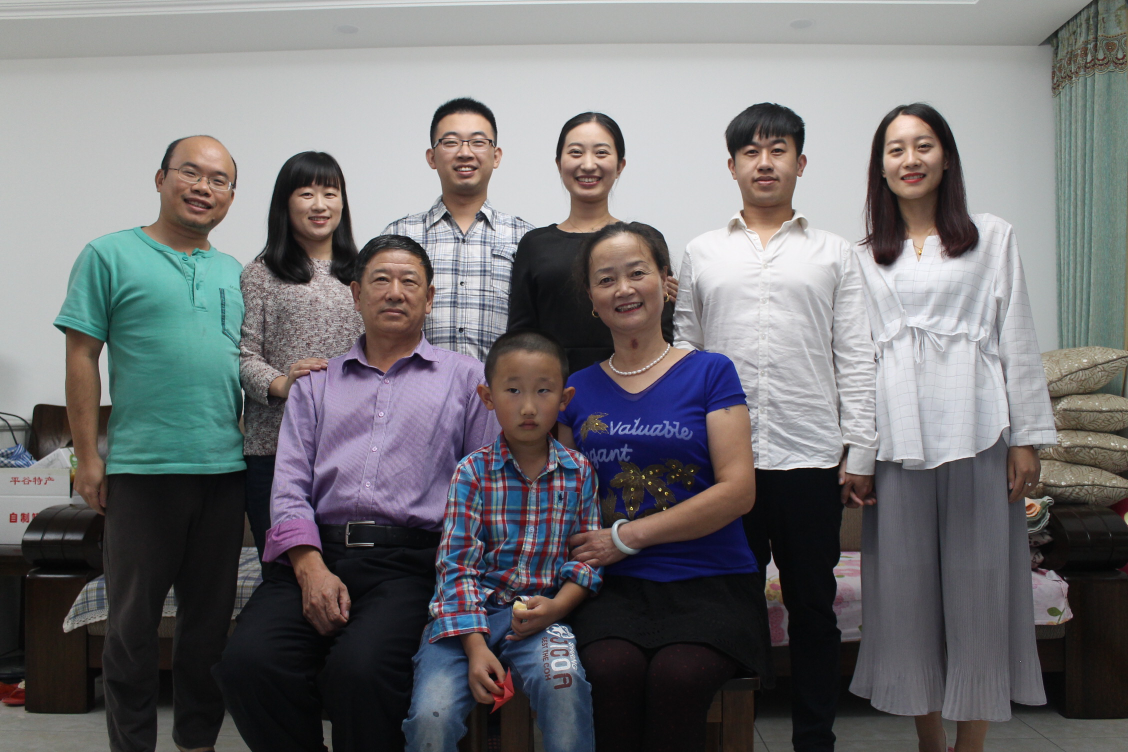
#> input picture src/resources/images/test.jpg, 2256 x 1504 px (shown at 1/2 size); its folder holds only this picture in this run
$ python PilConvert2.py   (Python 2 division)   (older library calls are emulated)
#> lines starting #> are read from the running program, lines starting #| are printed output that depends on the picture
### src/python/cv/ch1/imtools.py
# coding=utf-8
__author__ = 'modoso'

import os
from PIL import Image
from numpy import *

IMAGE_PATH = os.path.abspath('../../../resources/images')
THUMB_PATH = os.path.abspath('../../../resources/thumbs')


def get_imlist(path):
    return [os.path.join(path, f) for f in os.listdir(path) if f.endswith('.jpg')]


def imagePath(imageName):
    return os.path.join(IMAGE_PATH, imageName)


def thumbPath(imageName):
    return os.path.join(THUMB_PATH, imageName)


def imresize(im, sz):
    pil_im = Image.fromarray(im)
    return array(pil_im.resize(sz))


# [46 lines left out: functions histeq, compute_average, pca, not called in this run]

### src/python/cv/ch1/PilConvert2.py
__author__ = 'modoso'
from PIL import Image
import matplotlib.pyplot as plt
from pylab import array
import imtools

def showFigure(im):
    plt.figure()
    plt.gray()
    plt.contour(im, origin='image')
    print int(im.min()), int(im.max())

# convert to gray and read into array
im1 = array(Image.open(imtools.imagePath('test.jpg')).convert('L'))
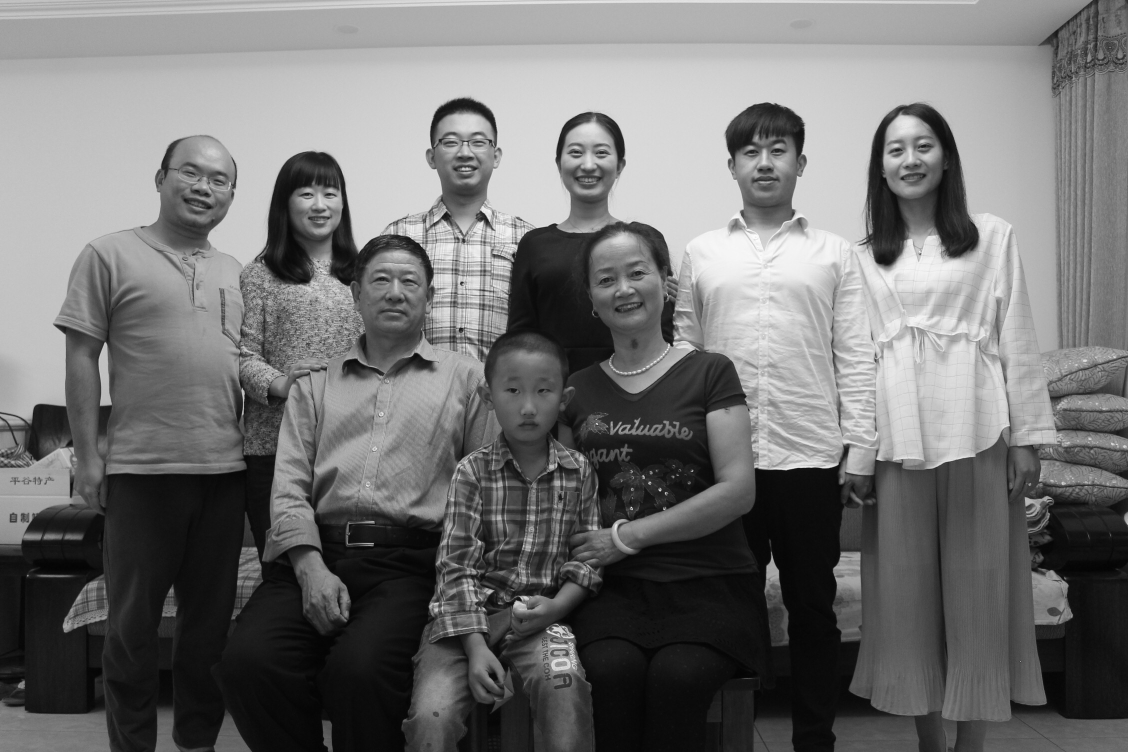
#> im1: shape (1504, 2256) (shown at 1/2 size); min 0, max 255, mean 113.2
# create a image in plt
showFigure(im1)
#| 0 255

im2 = 255 - im1
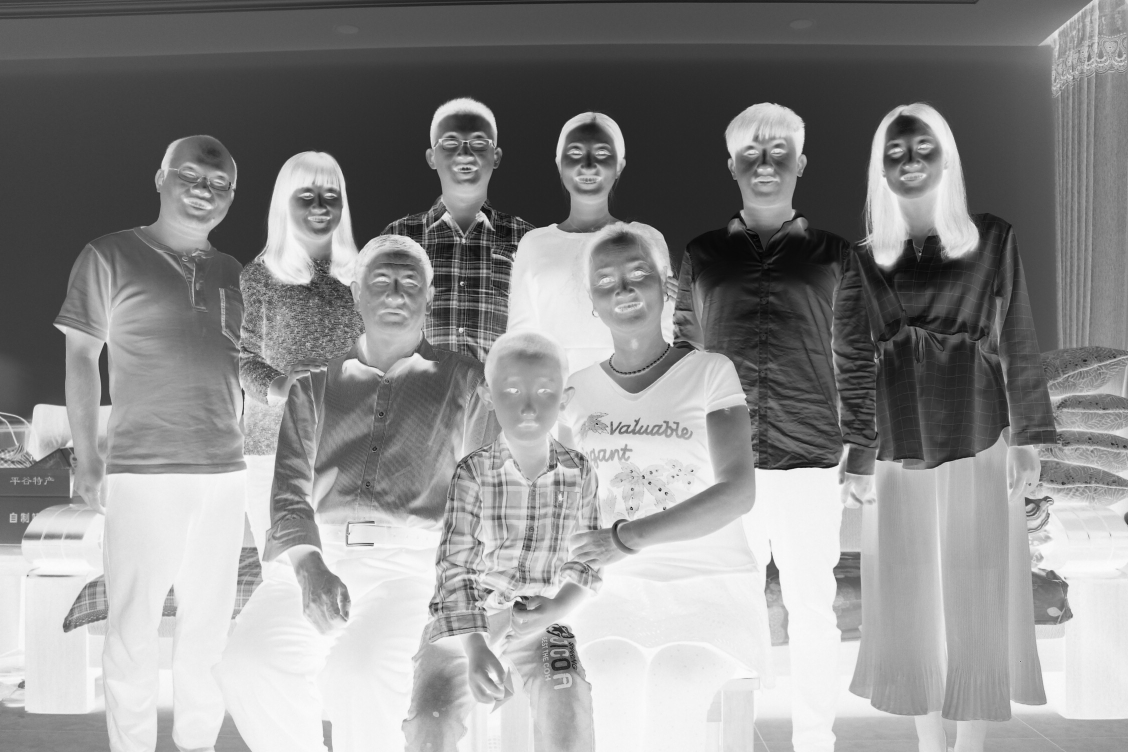
#> im2: shape (1504, 2256) (shown at 1/2 size); min 0, max 255, mean 141.8
showFigure(im2)
#| 0 255

im3 = (100.0 / 255) * im1 + 100
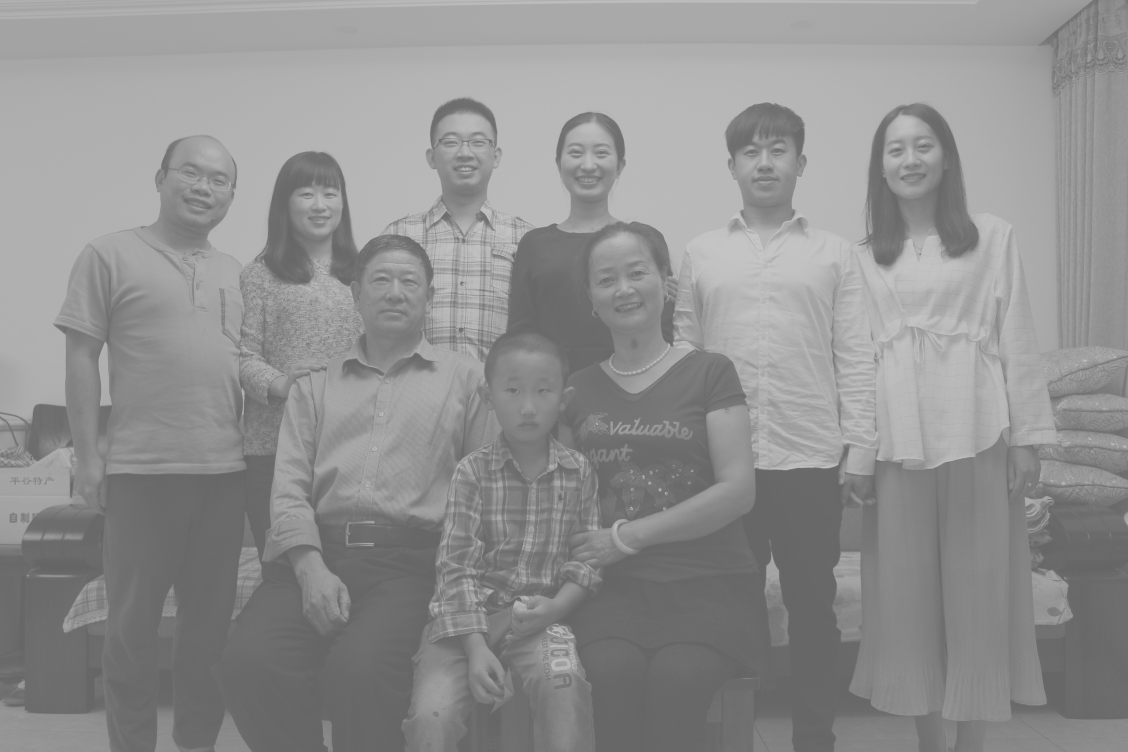
#> im3: shape (1504, 2256) float64 (shown at 1/2 size); min 100, max 200, mean 144.4
showFigure(im3)
#| 100 200

im4 = 255.0 * (im1 / 255.0) ** 2
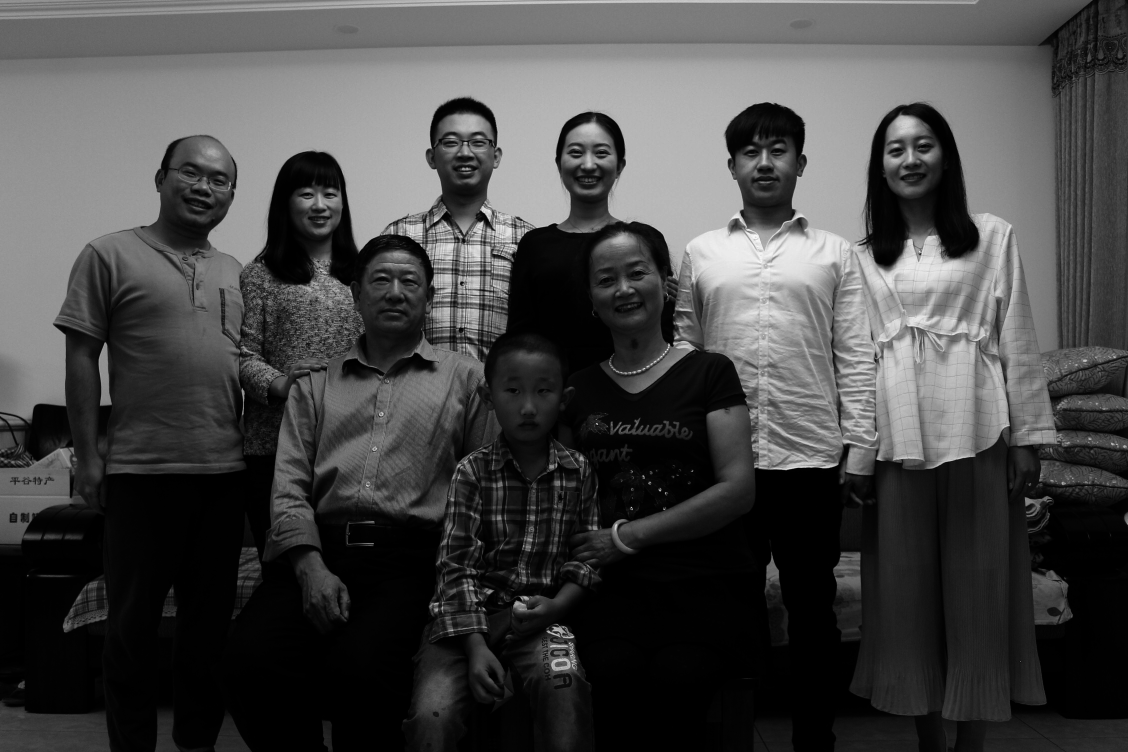
#> im4: shape (1504, 2256) float64 (shown at 1/2 size); min 0, max 255, mean 70.5
showFigure(im4)
#| 0 255

plt.show()
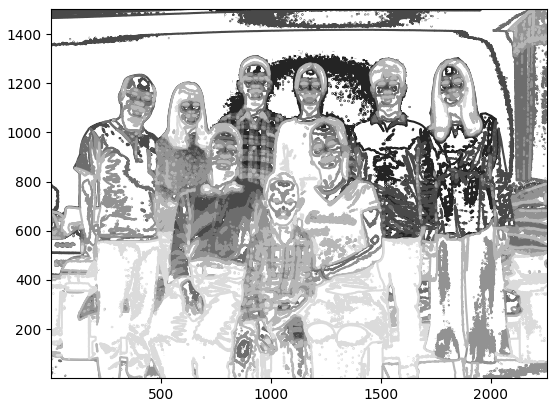
#> figure drawn by matplotlib, 1 panel
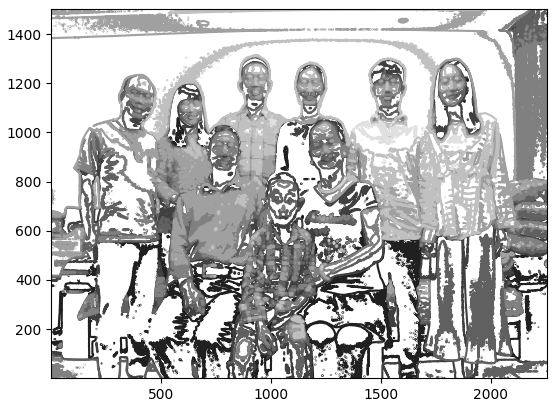
#> figure drawn by matplotlib, 1 panel
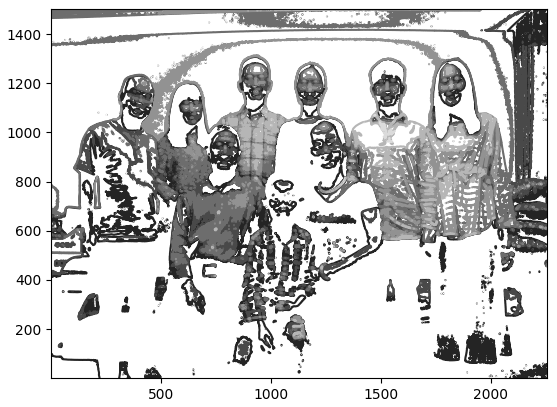
#> figure drawn by matplotlib, 1 panel
